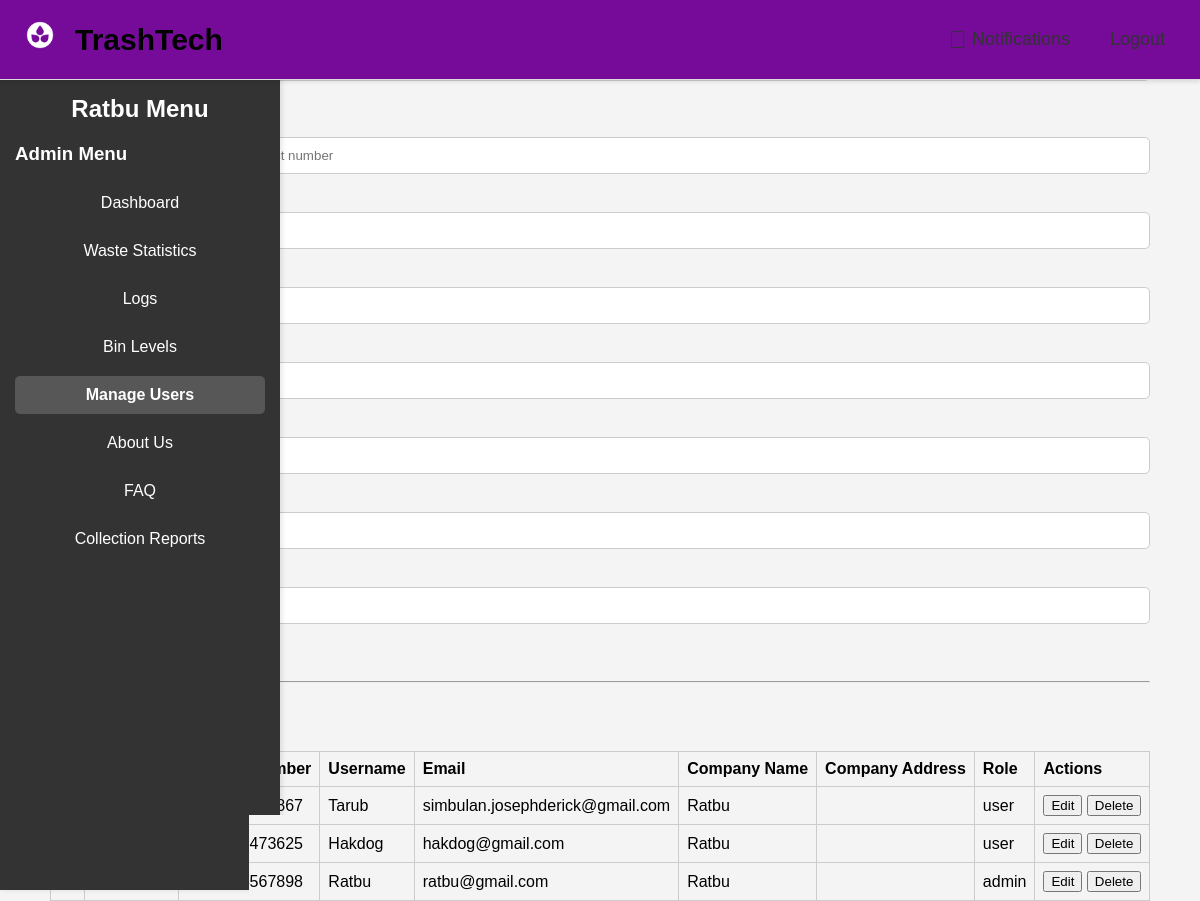
Page /TrashTech2/manage_users.php (signed in) on the committed database.
### tables this page shows
CREATE TABLE `users` (
  `id` int(11) NOT NULL,
  `username` varchar(50) NOT NULL,
  `password` varchar(255) NOT NULL,
  `role` enum('user','admin') NOT NULL DEFAULT 'user',
  `created_at` timestamp NOT NULL DEFAULT current_timestamp(),
  `email` varchar(100) NOT NULL,
  `company_name` varchar(255) DEFAULT NULL,
  `company_address` varchar(255) DEFAULT NULL,
  `full_name` varchar(100) NOT NULL,
  `contact_number` varchar(15) NOT NULL,
  `verification_code` int(6) DEFAULT NULL
);

### TrashTech2/manage_users.php (the view, shortened to what this page needs)
<?php
include 'header.php';
include 'sidebar.php';
include 'db_connection.php';
$query = "SELECT company_name FROM users WHERE username = ? LIMIT 1";
$stmt = $conn->prepare($query);
$stmt->bind_param("s", $_SESSION['username']);
$stmt->execute();
$result = $stmt->get_result();
function fetchUsers($conn, $company_name) {
    $query = "SELECT * FROM users WHERE company_name = ?";
    $stmt = $conn->prepare($query);
    $stmt->bind_param("s", $company_name);
    $stmt->execute();
    return $stmt->get_result()->fetch_all(MYSQLI_ASSOC);
}
$users = fetchUsers($conn, $_SESSION['company_name']);
?>
<!DOCTYPE html>
<html lang="en">
<head>
    <link rel="stylesheet" href="style.css">
</head>
</head>
<body>
    <div id="content">
        <form method="POST" action="manage_users.php">
            <h2>Create User</h2>
            <label for="full_name">Full Name:</label>
            <label for="contact_number">Contact Number:</label>
            <div class="contact-number-wrapper">
                <span class="country-code">+63</span>
                <input type="text" name="contact_number" maxlength="10" placeholder="Enter the last 10-digits of your contact number" required>
            </div>
            <label for="username">Username:</label>
            <input type="text" name="username" placeholder="Enter a username" required>
            <label for="email">Email:</label>
            <input type="email" name="email" placeholder="Enter the user's email address" required>
            <label for="password">Password:</label>
            <input type="password" name="password" placeholder="Enter a password" required>
            <label for="confirm_password">Confirm Password:</label>
            <input type="password" name="confirm_password" placeholder="Confirm the password" required>
            <label for="company_name">Company Name:</label>
            <input type="text" name="company_name" value="<?= $_SESSION['company_name'] ?>" readonly>
            <label for="company_address">Company Address:</label>
            <input type="text" name="company_address" placeholder="Enter the company address">
            <label for="role">Role:</label>
            <button type="submit">Create User</button>
        </form>
        <hr>
        <h2>Existing Users</h2>
        <table>
            <thead>
                <tr>
                    <th>ID</th>
                    <th>Full Name</th>
                    <th>Contact Number</th>
                    <th>Username</th>
                    <th>Email</th>
                    <th>Company Name</th>
                    <th>Company Address</th>
                    <th>Role</th>
                    <th>Actions</th>
                </tr>
            </thead>
            <tbody>
                <?php foreach ($users as $user): ?>
                    <tr id="user-<?= $user['id'] ?>">
                        <td><?= $user['id'] ?></td>
                        <td><?= htmlspecialchars($user['full_name']) ?></td>
                        <td><?= htmlspecialchars($user['contact_number']) ?></td>
                        <td><?= htmlspecialchars($user['username']) ?></td>
                        <td><?= htmlspecialchars($user['email']) ?></td>
                        <td><?= htmlspecialchars($user['company_name']) ?></td>
                        <td><?= htmlspecialchars($user['company_address']) ?></td>
                        <td><?= htmlspecialchars($user['role']) ?></td>
                        <td>
                            <button onclick="toggleEdit(<?= $user['id'] ?>)">Edit</button>
                            <form method="POST" action="manage_users.php" style="display:inline;">
                                <button type="submit" onclick="return confirm('Are you sure you want to delete this user?');">Delete</button>
                            </form>
                        </td>
                    </tr>
                <?php endforeach; ?>
            </tbody>
        </table>
    </div>
</body>
</html>

### TrashTech2/header.php (shortened to what this page needs)
<?php
$username = $_SESSION['username'] ?? '';
?>
<div id="header">
    <div class="logo-space">
        <img src="images/TTechLogo.png" alt="Website Logo">
    </div>
    <div class="brand-name">TrashTech</div>
    <div class="button-container">
        <?php if (!empty($username)): ?>
            <div class="notification-button" onclick="toggleDropdown()">
                <span>&#xf0f3;</span> Notifications
            </div>
            <a href="logout.php" class="logout-button">Logout</a>
        <?php endif; ?>
    </div>
</div>

### TrashTech2/sidebar.php (shortened to what this page needs)
<?php
$company_name = $_SESSION['company_name'] ?? '';
$current_page = basename($_SERVER['PHP_SELF']);
?>
<div id="sidebar">
    <h2><?php echo htmlspecialchars($company_name); ?> Menu</h2>
    <?php if ($_SESSION['role'] == 'admin'): ?>
        <h3>Admin Menu</h3>
        <ul>
            <li><a href="dashboard.php" class="<?php echo $current_page == 'dashboard.php' ? 'active' : ''; ?>">Dashboard</a></li>
            <li><a href="waste_statistics.php" class="<?php echo $current_page == 'waste_statistics.php' ? 'active' : ''; ?>">Waste Statistics</a></li>
            <li><a href="logs.php" class="<?php echo $current_page == 'logs.php' ? 'active' : ''; ?>">Logs</a></li>
            <li><a href="bin_levels.php" class="<?php echo $current_page == 'bin_levels.php' ? 'active' : ''; ?>">Bin Levels</a></li>
            <li><a href="manage_users.php" class="<?php echo $current_page == 'manage_users.php' ? 'active' : ''; ?>">Manage Users</a></li>
            <li><a href="about_us.php" class="<?php echo $current_page == 'about_us.php' ? 'active' : ''; ?>">About Us</a></li>
            <li><a href="faq.php" class="<?php echo $current_page == 'faq.php' ? 'active' : ''; ?>">FAQ</a></li>
            <li><a href="report_generation.php" class="<?php echo $current_page == 'report_generation.php' ? 'active' : ''; ?>">Collection Reports</a></li>
        </ul>
    <?php endif; ?>
</div>

### TrashTech2/style.css (style rules this page uses)
body { font-family: Arial, sans-serif; margin: 0; padding: 0; background-color: #f4f4f4; display: flex; justify-content: center; align-items: center; height: 100vh; }
input[type="text"], input[type="email"], input[type="password"] { padding: 10px; margin-bottom: 20px; border: 1px solid #ccc; border-radius: 5px; width: 100%; box-sizing: border-box; }

### TrashTech2/header.php (style rules this page uses)
#header { width: 100vw; background-color: #760b9a; padding: 10px 20px; display: flex; justify-content: space-between; align-items: center; border-bottom: 1px solid #ddd; box-shadow: 0 2px 4px rgba(0, 0, 0, 0.1); position: fixed; top: 0; left: 0; z-index: 1000; height: 80px; box-sizing: border-box; }
.logo-space { width: 50px; height: 50px; }
.logo-space img { height: 40px; }
.brand-name { font-size: 30px; font-weight: bold; margin: 0; padding-left: 5px; }
.button-container { margin-left: auto; display: flex; align-items: center; position: relative; }
.notification-button, .logout-button { color: #333; text-decoration: none; padding: 10px 15px; font-size: 18px; margin-left: 10px; display: flex; align-items: center; }
.notification-button span { font-size: 24px; margin-right: 5px; }

### TrashTech2/sidebar.php (style rules this page uses)
#sidebar { width: 250px; background-color: #333; color: white; height: 100vh; position: fixed; padding: 15px; top: 60px; left: 0; box-shadow: 2px 0 5px rgba(0, 0, 0, 0.1); }
#sidebar h2 { color: white; margin-bottom: 20px; font-size: 24px; font-weight: bold; text-align: center; }
#sidebar ul { list-style-type: none; padding: 0; }
#sidebar ul li { margin: 10px 0; }
#sidebar ul li a { display: block; color: white; padding: 10px; text-decoration: none; text-align: center; border-radius: 5px; transition: background-color 0.3s; }
#sidebar ul li a.active { font-weight: bold; background-color: #575757; }

### TrashTech2/manage_users.php (style rules this page uses)
table { width: 100%; border-collapse: collapse; }
th, td { border: 1px solid #ccc; padding: 8px; text-align: left; }
th { background-color: #f4f4f4; }

### rows in the picture
users: username "Tarub", email "simbulan.josephderick@gmail.com", company_name "Ratbu", role "user"
users: username "Hakdog", email "hakdog@gmail.com", company_name "Ratbu", role "user"
users: username "Ratbu", email "ratbu@gmail.com", company_name "Ratbu", role "admin"

### other values in the picture
$company_name "Ratbu"
